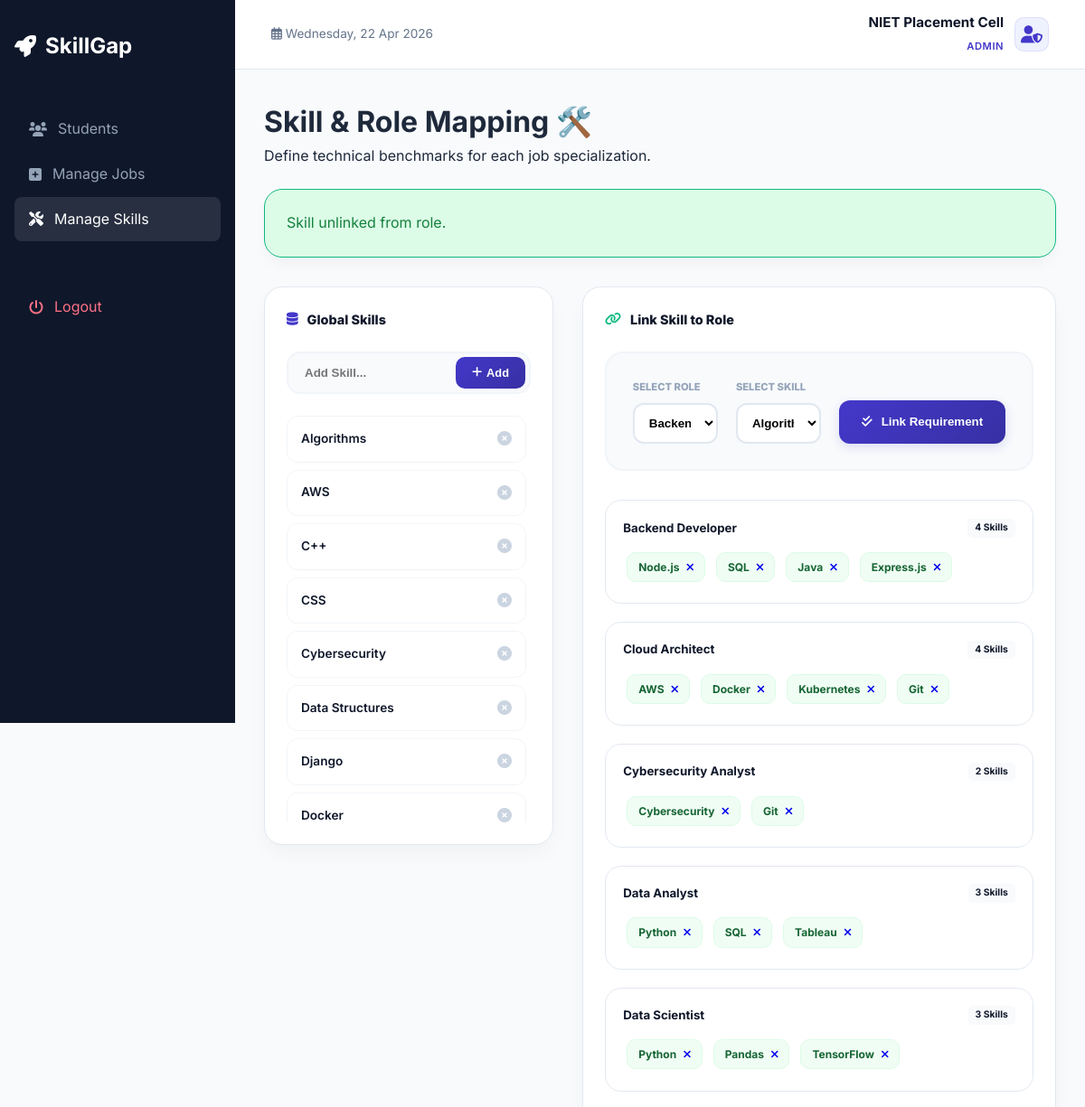
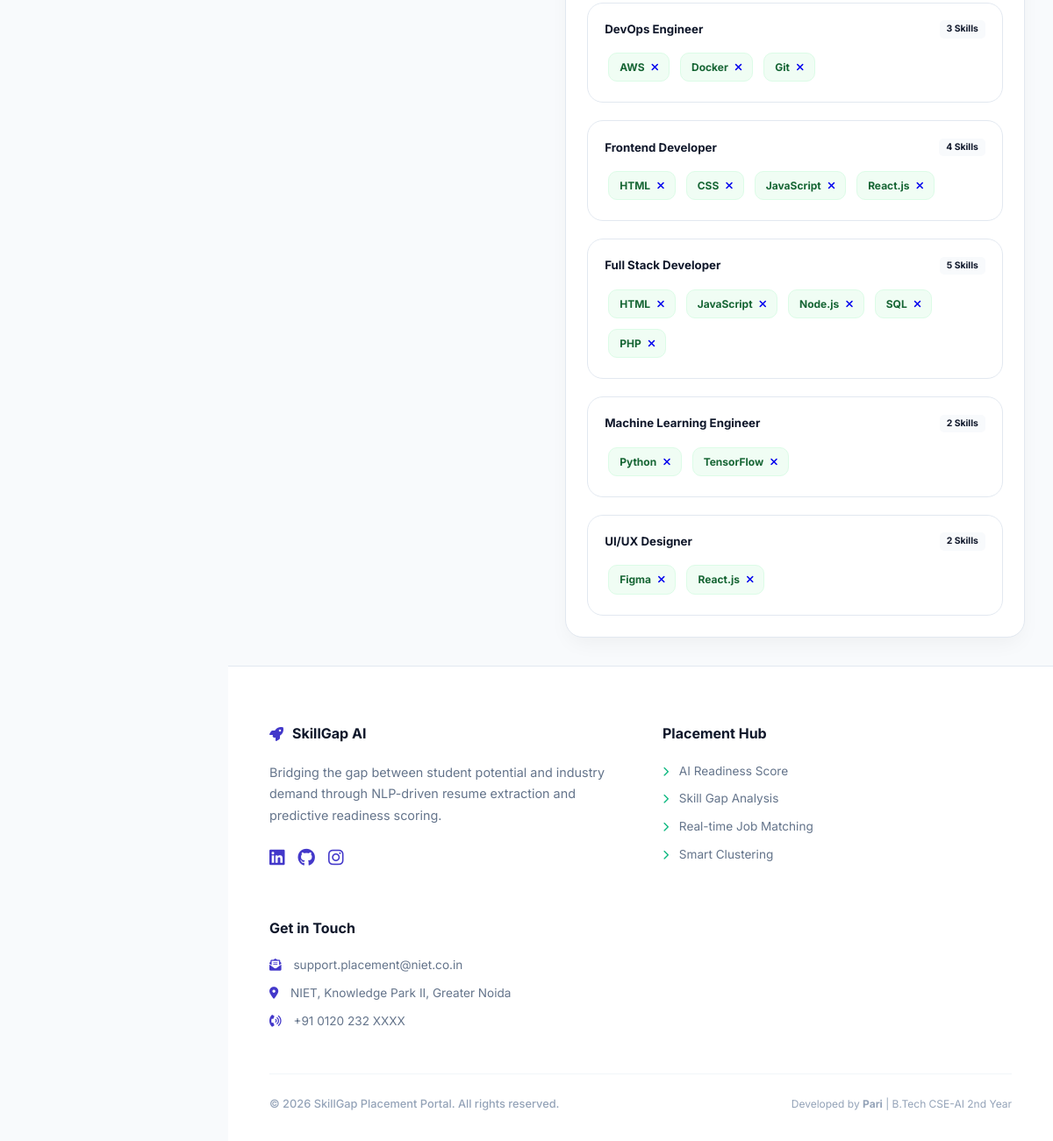
/admin/manage_skills.php?unlink_role_id=2&unlink_skill_id=5 (signed in), run on the app's committed database (2 pictures, top to bottom).
### tables this page shows
CREATE TABLE `skills` (
  `skill_id` int(11) NOT NULL,
  `skill_name` varchar(50) NOT NULL
);

CREATE TABLE `job_roles` (
  `role_id` int(11) NOT NULL,
  `role_name` varchar(100) NOT NULL
);

### admin/manage_skills.php (the view, shortened to what this page needs)
<?php
require_once '../includes/db_connect.php';
$success = "";
if (isset($_GET['unlink_role_id']) && isset($_GET['unlink_skill_id'])) {
    $success = "Skill unlinked from role.";
}
$all_skills = $pdo->query("SELECT * FROM skills ORDER BY skill_name ASC")->fetchAll();
$roles = $pdo->query("SELECT * FROM job_roles ORDER BY role_name ASC")->fetchAll();
include '../includes/header.php';
?>
<div class="welcome-banner">
    <h1>Skill & Role Mapping 🛠️</h1>
    <p>Define technical benchmarks for each job specialization.</p>
</div>
<?php if($success): ?>
    <div class="card" style="background:#dcfce7; color:#15803d; border-color:#10b981; margin-top:1.5rem;"><?= $success ?></div>
<?php endif; ?>
<div class="dashboard-grid" style="grid-template-columns: 320px 1fr; margin-top: 2rem; align-items: start;">
    <div class="skill-manager-card">
        <h4 class="section-title"><i class="fas fa-database" style="color:var(--primary);"></i> Global Skills</h4>
        <form method="POST" class="skill-input-container">
            <input type="text" name="skill_name" placeholder="Add Skill..." required>
            <button type="submit" name="add_new_skill" class="btn-add-inline">
                <i class="fas fa-plus"></i> Add
            </button>
        </form>
        <div style="max-height: 450px; overflow-y: auto; padding-right: 5px;">
            <?php foreach($all_skills as $s): ?>
                <div style="display: flex; justify-content: space-between; align-items: center; padding: 12px 15px; background: #fff; border: 1px solid #f1f5f9; border-radius: 12px; margin-bottom: 8px;">
                    <span style="font-weight: 600; font-size: 0.85rem; color: var(--secondary);"><?= $s['skill_name'] ?></span>
                    <a href="?delete_skill_id=<?= $s['skill_id'] ?>" style="color: #cbd5e1;" onclick="return confirm('Remove skill from DB?')">
                        <i class="fas fa-times-circle"></i>
                    </a>
                </div>
            <?php endforeach; ?>
        </div>
    </div>
    <div style="display: flex; flex-direction: column; gap: 2rem;">
        <div class="skill-manager-card">
            <h4 class="section-title"><i class="fas fa-link" style="color:var(--accent);"></i> Link Skill to Role</h4>
            <form method="POST" class="mapping-form">
                <div>
                    <label style="font-size: 0.7rem; font-weight: 800; color: #94a3b8; text-transform: uppercase; margin-bottom: 8px; display: block;">Select Role</label>
                    <select name="role_id" class="custom-select" required>
                        <?php foreach($roles as $r): ?>
                            <option value="<?= $r['role_id'] ?>"><?= $r['role_name'] ?></option>
                        <?php endforeach; ?>
                    </select>
                </div>
                <div>
                    <label style="font-size: 0.7rem; font-weight: 800; color: #94a3b8; text-transform: uppercase; margin-bottom: 8px; display: block;">Select Skill</label>
                    <select name="skill_id" class="custom-select" required>
                        <?php foreach($all_skills as $s): ?>
                            <option value="<?= $s['skill_id'] ?>"><?= $s['skill_name'] ?></option>
                        <?php endforeach; ?>
                    </select>
                </div>
                <button type="submit" name="link_skill" class="btn-gradient-wide">
                    <i class="fas fa-check-double"></i> Link Requirement
                </button>
            </form>
            <div class="role-grid">
                <?php foreach($roles as $r):
                    $stmt = $pdo->prepare("SELECT s.skill_name, s.skill_id FROM role_skills rs JOIN skills s ON rs.skill_id = s.skill_id WHERE rs.role_id = ?");
                    $stmt->execute([$r['role_id']]);
                    $role_reqs = $stmt->fetchAll();
                ?>
                <div class="role-requirement-card">
                    <h5 style="margin-bottom: 12px; color: var(--secondary); display: flex; align-items: center; justify-content: space-between;">
                        <?= $r['role_name'] ?>
                        <span style="font-size: 0.65rem; background: var(--bg); padding: 2px 8px; border-radius: 5px;"><?= count($role_reqs) ?> Skills</span>
                    </h5>
                    <div style="display: flex; flex-wrap: wrap; gap: 4px;">
                        <?php foreach($role_reqs as $rr): ?>
                            <span class="mapped-skill-tag">
                                <?= $rr['skill_name'] ?>
                                <a href="?unlink_role_id=<?= $r['role_id'] ?>&unlink_skill_id=<?= $rr['skill_id'] ?>"><i class="fas fa-times"></i></a>
                            </span>
                        <?php endforeach; ?>
                    </div>
                </div>
                <?php endforeach; ?>
            </div>
        </div>
    </div>
</div>
<?php include '../includes/footer.php'; ?>

### data on the page
skills: skill_name "Algorithms"
skills: skill_name "AWS"
skills: skill_name "C++"
skills: skill_name "CSS"
skills: skill_name "Cybersecurity"
skills: skill_name "Data Structures"
skills: skill_name "Django"
skills: skill_name "Docker"
job_roles: role_name "Backend Developer", count($role_reqs) "4"
skills: skill_name "Node.js"
skills: skill_name "SQL"
skills: skill_name "Java"
skills: skill_name "Express.js"
job_roles: role_name "Cloud Architect", count($role_reqs) "4"
skills: skill_name "Kubernetes"
skills: skill_name "Git"
job_roles: role_name "Cybersecurity Analyst", count($role_reqs) "2"
job_roles: role_name "Data Analyst", count($role_reqs) "3"
skills: skill_name "Python"
skills: skill_name "Tableau"
job_roles: role_name "Data Scientist", count($role_reqs) "3"
skills: skill_name "Pandas"
skills: skill_name "TensorFlow"
job_roles: role_name "DevOps Engineer", count($role_reqs) "3"
job_roles: role_name "Frontend Developer", count($role_reqs) "4"
skills: skill_name "HTML"
skills: skill_name "JavaScript"
skills: skill_name "React.js"
job_roles: role_name "Full Stack Developer", count($role_reqs) "5"
skills: skill_name "PHP"
job_roles: role_name "Machine Learning Engineer", count($role_reqs) "2"
job_roles: role_name "UI/UX Designer", count($role_reqs) "2"
skills: skill_name "Figma"

### other printed values
$_SESSION['role'] "ADMIN"
$success "Skill unlinked from role."
form field role_id "Backend Developer"
form field skill_id "Algorithms"
